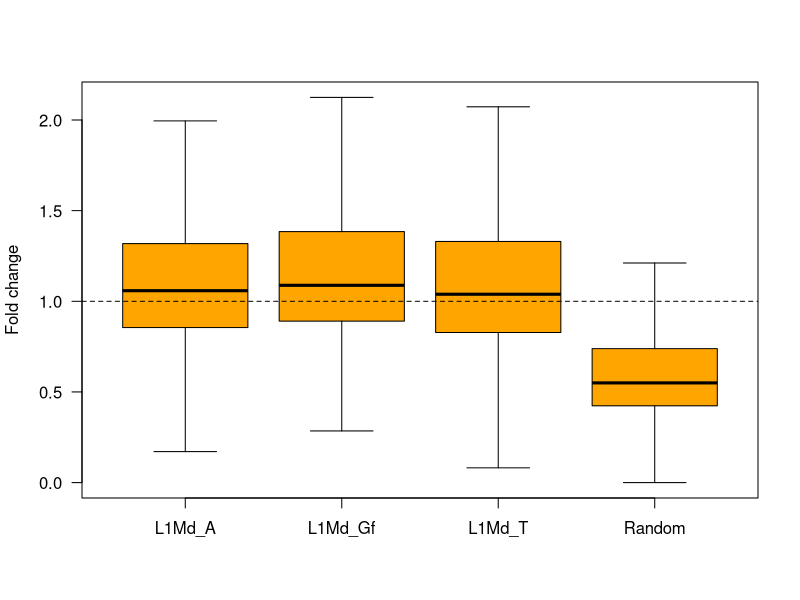

This chart was generated by the following R code:

##quantitation data from Seqmonk

l1 = read.delim('young_5kb_L1s.txt')
ran = read.delim('random_5kb_regions.txt')
data = rbind(l1, ran)


##normalisation as per Ebata et al.

data$H3K9me2_VitC.unique = data$H3K9me2_VitC.unique * 0.57


##boxplot ratio (Figure 3B)

ratio = data$H3K9me2_VitC.unique / data$H3K9me2_Untreated.unique

boxplot(ratio ~ data$Probe, outline=F, lty=1, las=1,
	xlab='', ylab='Fold change', col='orange')
abline(h=1, lty=2)
